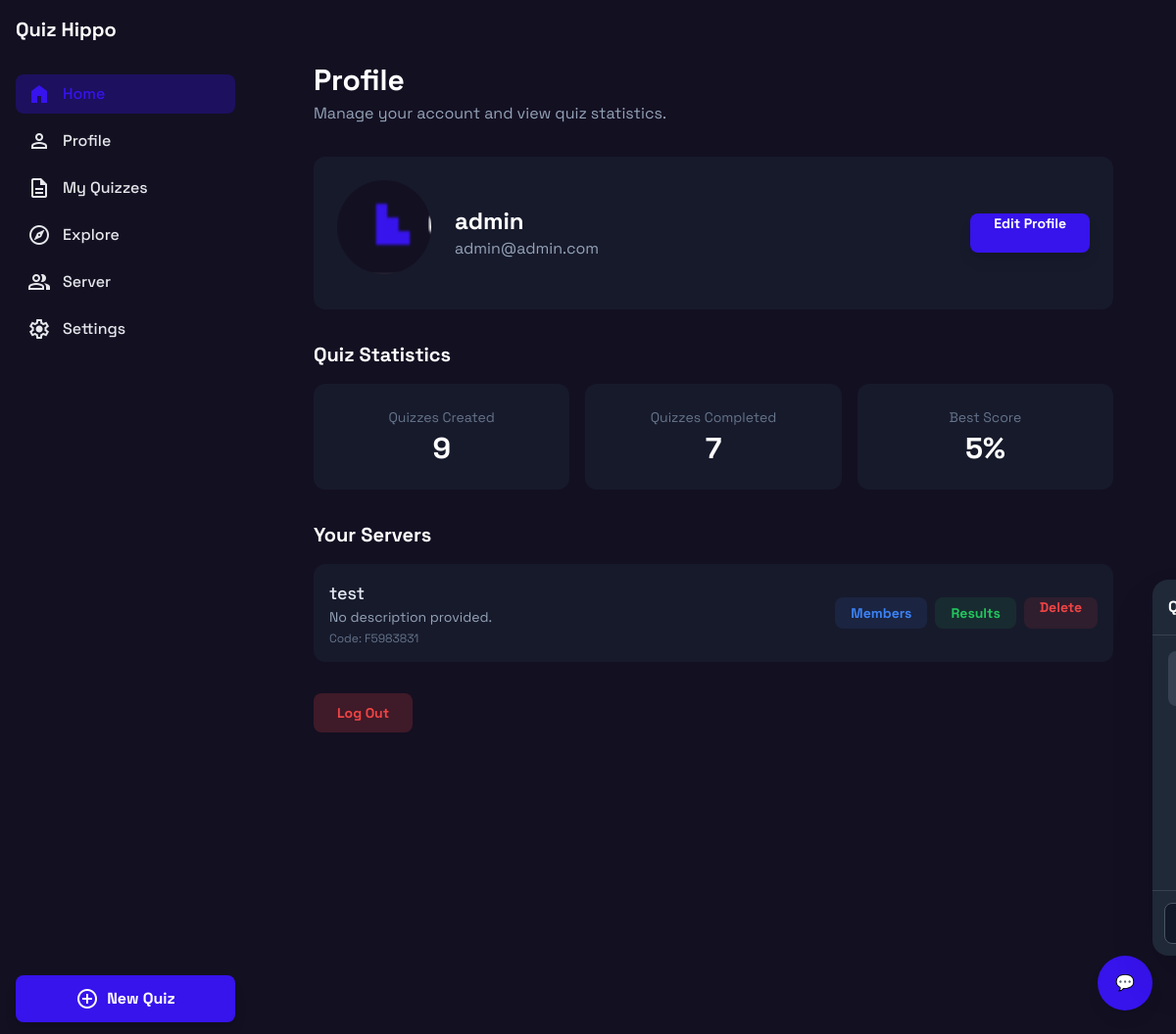
/profile/ (signed in), run on the app's committed database.
### app/models.py (models this page shows, shortened)
class UserProfile(models.Model):
    user = models.OneToOneField(User, on_delete=models.CASCADE)
    bio = models.TextField(blank=True)
    avatar = models.ImageField(upload_to='avatars/', null=True, blank=True)
    light_mode = models.BooleanField(default=False)

class Server(models.Model):
    name = models.CharField(max_length=100)
    description = models.TextField(blank=True)
    code = models.CharField(max_length=8, unique=True, editable=False)
    created_by = models.ForeignKey(User, on_delete=models.CASCADE, related_name="servers")
    members = models.ManyToManyField(User, related_name="joined_servers", blank=True)
    created_at = models.DateTimeField(auto_now_add=True)

### app/views.py (the view)
# urls.py: path("profile/", views.profile, name="profile"),
def profile(request):
    servers = Server.objects.filter(created_by=request.user)
    quizzes_created = Quiz.objects.filter(user=request.user).count()
    quizzes_completed = QuizAttempt.objects.filter(user=request.user).count()
    best_score = QuizAttempt.objects.filter(user=request.user).aggregate(
        Max('score')
    )['score__max'] or 0
    server_quizzes = ServerQuiz.objects.filter(server__in=servers).values_list('quiz', flat=True)
    attempts = QuizAttempt.objects.filter(quiz__in=server_quizzes).select_related('user', 'quiz')
    return render(request, 'profile.html', {
        'servers': servers,
        'attempts': attempts,  # ✅ added context
        'quizzes_created': quizzes_created,
        'quizzes_completed': quizzes_completed,
        'best_score': f"{best_score}%",
    })

### templates/profile.html (shortened to what this page needs)
{% extends "base.html" %}
{% load static %}
{% block content %}
<div class="flex min-h-screen">
  <main class="flex-1">
    <div class="flex flex-col">
      <div class="p-4 sm:p-6 lg:p-8">
        <div class="max-w-4xl mx-auto">
          <div class="mb-8">
            <h1 class="text-3xl font-bold text-slate-900 dark:text-white">Profile</h1>
            <p class="text-slate-600 dark:text-slate-400 mt-1">
              Manage your account and view quiz statistics.
            </p>
          </div>
          <div class="flex flex-col sm:flex-row items-center gap-6 p-6 rounded-xl bg-slate-200/40 dark:bg-slate-800/40 mb-8">
            <div class="flex-shrink-0">
              {% if user.userprofile.avatar %}
                <img src="{{ user.userprofile.avatar.url }}"
                     alt="{{ user.username }}"
                     class="w-24 h-24 rounded-full mb-3">
              {% else %}
                <img src="{% static 'images/hippo.png' %}"
                     alt="{{ user.username }}"
                     class="w-24 h-24 rounded-full mb-3">
              {% endif %}
            </div>
            <div class="flex-1 text-center sm:text-left">
              <h2 class="text-2xl font-bold text-slate-900 dark:text-white">{{ user.get_full_name|default:user.username }}</h2>
              <p class="text-slate-600 dark:text-slate-400">{{ user.email }}</p>
            </div>
            <a href="{% url 'settings' %}"
               class="w-full sm:w-auto flex-shrink-0 h-10 px-6 bg-primary text-white rounded-lg text-sm font-bold shadow-lg hover:bg-primary/90 transition-all">
              Edit Profile
            </a>
          </div>
          <div class="mb-8">
            <h2 class="text-xl font-bold text-slate-900 dark:text-white mb-4">Quiz Statistics</h2>
            <div class="grid grid-cols-1 sm:grid-cols-2 lg:grid-cols-3 gap-4">
              <div class="p-6 rounded-xl bg-slate-200/40 dark:bg-slate-800/40 text-center">
                <p class="text-sm text-slate-500">Quizzes Created</p>
                <p class="text-3xl font-bold text-slate-900 dark:text-white mt-1">{{ quizzes_created|default:"0" }}</p>
              </div>
              <div class="p-6 rounded-xl bg-slate-200/40 dark:bg-slate-800/40 text-center">
                <p class="text-sm text-slate-500">Quizzes Completed</p>
                <p class="text-3xl font-bold text-slate-900 dark:text-white mt-1">{{ quizzes_completed|default:"0" }}</p>
              </div>
              <div class="p-6 rounded-xl bg-slate-200/40 dark:bg-slate-800/40 text-center">
                <p class="text-sm text-slate-500">Best Score</p>
                <p class="text-3xl font-bold text-slate-900 dark:text-white mt-1">{{ best_score|default:"0%" }}</p>
              </div>
            </div>
          </div>
          <div class="mb-8">
            <h2 class="text-xl font-bold text-slate-900 dark:text-white mb-4">Your Servers</h2>
            {% if servers %}
              <div class="divide-y divide-slate-200/80 dark:divide-slate-800/80 rounded-xl overflow-hidden bg-slate-200/40 dark:bg-slate-800/40">
                {% for server in servers %}
                  <div class="flex flex-col sm:flex-row sm:items-center justify-between p-4 gap-4">
                    <div>
                      <p class="font-medium text-slate-800 dark:text-slate-200 text-lg">{{ server.name }}</p>
                      <p class="text-sm text-slate-600 dark:text-slate-400">{{ server.description|default:"No description provided." }}</p>
                      <p class="text-xs text-slate-500 mt-1">Code: {{ server.code }}</p>
                    </div>
                    <div class="flex gap-2">
                      <button onclick="openModal('membersModal-{{ server.id }}')"
                              class="h-8 px-4 text-sm font-bold rounded-lg bg-blue-500/10 text-blue-500 hover:bg-blue-500/20 transition-colors">
                        Members
                      </button>
                      <button onclick="openModal('resultsModal-{{ server.id }}')"
                              class="h-8 px-4 text-sm font-bold rounded-lg bg-green-500/10 text-green-500 hover:bg-green-500/20 transition-colors">
                        Results
                      </button>
                      <a href="{% url 'delete_server' server.id %}"
                         class="h-8 px-4 text-sm font-bold rounded-lg bg-red-500/10 text-red-500 hover:bg-red-500/20 transition-colors">
                        Delete
                      </a>
                    </div>
                  </div>
                {% endfor %}
              </div>
            {% else %}
              <p class="text-slate-500 text-center py-6">You haven’t created any servers yet.</p>
            {% endif %}
          </div>
          <div class="mt-8 flex justify-start">
            <form method="post" action="{% url 'logout' %}">
              <button type="submit"
                      class="h-10 px-6 text-sm font-bold rounded-lg bg-red-500/10 dark:bg-red-500/20 text-red-500 hover:bg-red-500/20 dark:hover:bg-red-500/30 transition-colors">
                Log Out
              </button>
            </form>
          </div>
        </div>
      </div>
    </div>
  </main>
</div>
{% endblock %}

### templates/base.html (style rules this page uses)
body { font-family: 'Space Grotesk', sans-serif; }

### data on the page
Server: name "test", description "No description provided.", code "F5983831"

### other printed values
{{ user.get_full_name|default:user.username }} "admin"
{{ user.email }} "admin@admin.com"
{{ quizzes_created|default:"0" }} "9"
{{ quizzes_completed|default:"0" }} "7"
{{ best_score|default:"0%" }} "5%"
